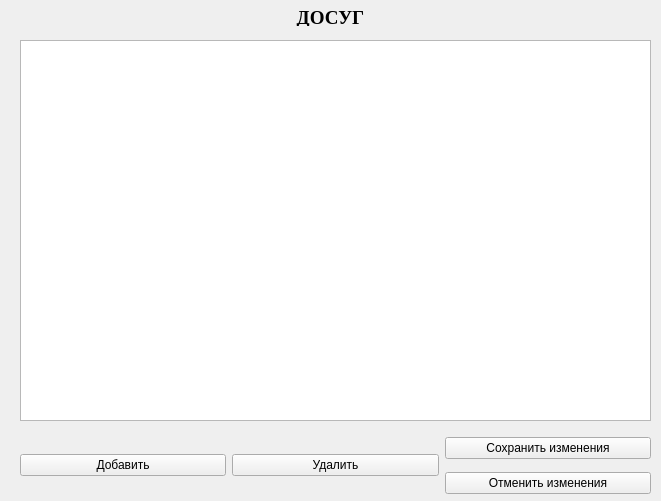
<?xml version="1.0" encoding="UTF-8"?>
<ui version="4.0">
 <class>funnyplace_widget</class>
 <widget class="QWidget" name="funnyplace_widget">
  <property name="geometry">
   <rect>
    <x>0</x>
    <y>0</y>
    <width>661</width>
    <height>501</height>
   </rect>
  </property>
  <property name="windowTitle">
   <string>Form</string>
  </property>
  <widget class="QTableView" name="tableView">
   <property name="geometry">
    <rect>
     <x>20</x>
     <y>40</y>
     <width>631</width>
     <height>381</height>
    </rect>
   </property>
  </widget>
  <widget class="QWidget" name="layoutWidget">
   <property name="geometry">
    <rect>
     <x>20</x>
     <y>430</y>
     <width>631</width>
     <height>71</height>
    </rect>
   </property>
   <layout class="QHBoxLayout" name="horizontalLayout">
    <item>
     <widget class="QPushButton" name="pushButton">
      <property name="text">
       <string>Добавить</string>
      </property>
     </widget>
    </item>
    <item>
     <widget class="QPushButton" name="pushButton_5">
      <property name="text">
       <string>Удалить</string>
      </property>
     </widget>
    </item>
    <item>
     <layout class="QVBoxLayout" name="verticalLayout">
      <item>
       <widget class="QPushButton" name="pushButton_2">
        <property name="text">
         <string>Сохранить изменения</string>
        </property>
       </widget>
      </item>
      <item>
       <widget class="QPushButton" name="pushButton_3">
        <property name="text">
         <string>Отменить изменения</string>
        </property>
       </widget>
      </item>
     </layout>
    </item>
   </layout>
  </widget>
  <widget class="QLabel" name="label">
   <property name="geometry">
    <rect>
     <x>80</x>
     <y>10</y>
     <width>501</width>
     <height>16</height>
    </rect>
   </property>
   <property name="font">
    <font>
     <family>Times New Roman</family>
     <pointsize>14</pointsize>
     <weight>75</weight>
     <bold>true</bold>
    </font>
   </property>
   <property name="layoutDirection">
    <enum>Qt::LeftToRight</enum>
   </property>
   <property name="text">
    <string>ДОСУГ</string>
   </property>
   <property name="alignment">
    <set>Qt::AlignCenter</set>
   </property>
  </widget>
 </widget>
 <resources/>
 <connections/>
</ui>
